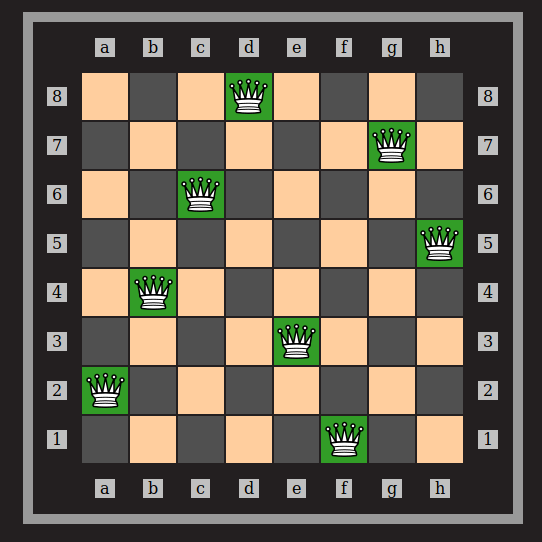
#> input picture EvaluacionContinua3/cod_mw.jpg, 542 x 542 px
$ python template_matching.py --template cod_mw.jpg --images .
#> lines starting #> are read from the running program, lines starting #| are printed output that depends on the picture; after the words box and inside, x2 and y2 are one past the last pixel; in counts of white or black regions, pixels touching at a corner belong together
import numpy as np
import argparse
import imutils
import glob
import cv2

ap = argparse.ArgumentParser()
ap.add_argument("-t", "--template", required=True, help="Path ")
ap.add_argument("-i", "--images", required=True,
	help="Path buscar imagen")
ap.add_argument("-v", "--visualizar",
	help="")
args = vars(ap.parse_args())

template = cv2.imread(args["template"])
#> template is the input picture: shape (542, 542, 3); mean B, G, R 83.4, 97.4, 105.1
template = cv2.cvtColor(template, cv2.COLOR_BGR2GRAY)
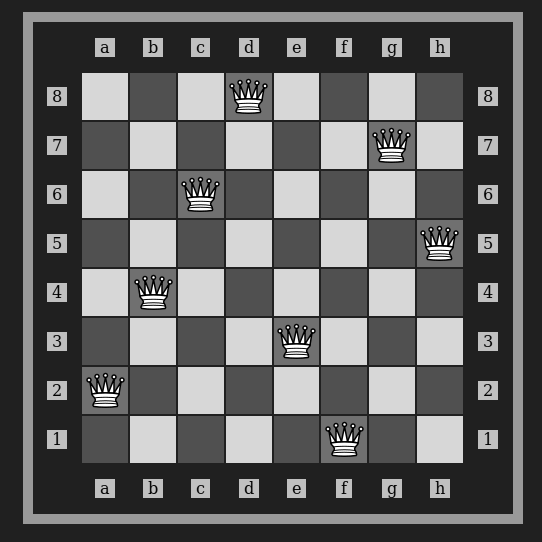
#> template: shape (542, 542); min 0, max 255, mean 97.9
template = cv2.Canny(template, 50, 200)
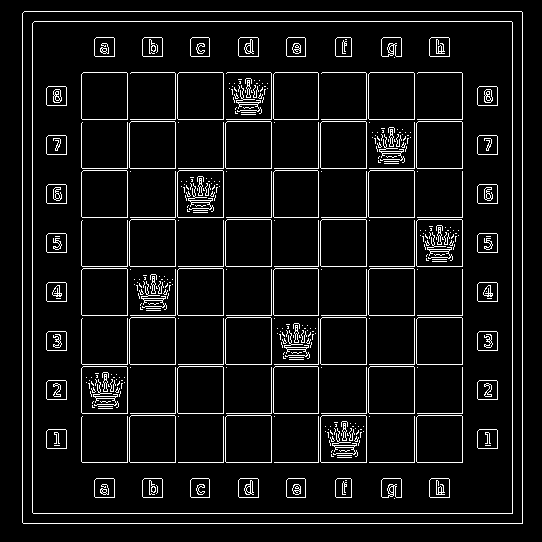
#> template: shape (542, 542); 6.8% white in thin lines or dots, all inside (x1, y1, x2, y2) = (22, 11, 523, 524)
(tH, tW) = template.shape[:2]
#> tH = 542; tW = 542
cv2.imshow("Template", template)

for imagePath in glob.glob(args["images"] + "/*.jpg"):

	image = cv2.imread(imagePath)
	gray = cv2.cvtColor(image, cv2.COLOR_BGR2GRAY)
	found = None

	for scale in np.linspace(0.2, 1.0, 20)[::-1]:

		resized = imutils.resize(gray, width = int(gray.shape[1] * scale))
		r = gray.shape[1] / float(resized.shape[1])
		if resized.shape[0] < tH or resized.shape[1] < tW:
			break
		edged = cv2.Canny(resized, 50, 200)
		result = cv2.matchTemplate(edged, template, cv2.TM_CCOEFF)
		(_, maxVal, _, maxLoc) = cv2.minMaxLoc(result)
		if args.get("visualizar", False):
			clone = np.dstack([edged, edged, edged])
			cv2.rectangle(clone, (maxLoc[0], maxLoc[1]),
				(maxLoc[0] + tW, maxLoc[1] + tH), (0, 0, 255), 2)
			cv2.imshow("Visualizar", clone)
			cv2.waitKey(0)
		if found is None or maxVal > found[0]:
			found = (maxVal, maxLoc, r)
#> this loop made 2 passes
#> found on pass 1: (1.22e+09, (0, 0), 1)
#> pass 2, `resized = imutils.resize(gray, width = int(gray.shape[1] * scale))`:
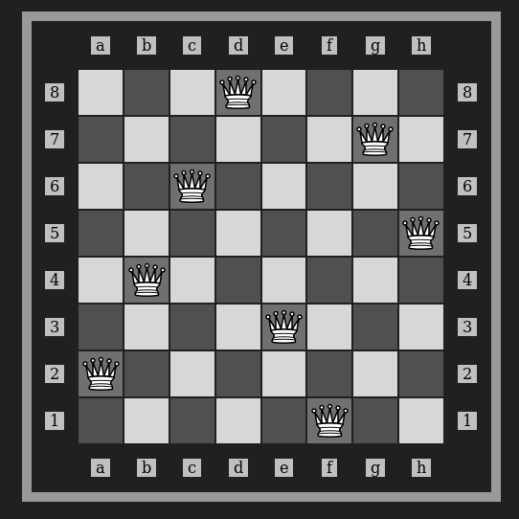
#> resized: shape (519, 519); min 0, max 255, mean 97.9
	(_, maxLoc, r) = found
#> r = 1
	(startX, startY) = (int(maxLoc[0] * r), int(maxLoc[1] * r))
#> startX = 0; startY = 0
	(endX, endY) = (int((maxLoc[0] + tW) * r), int((maxLoc[1] + tH) * r))
#> endX = 542; endY = 542
	cv2.rectangle(image, (startX, startY), (endX, endY), (0, 0, 255), 2)
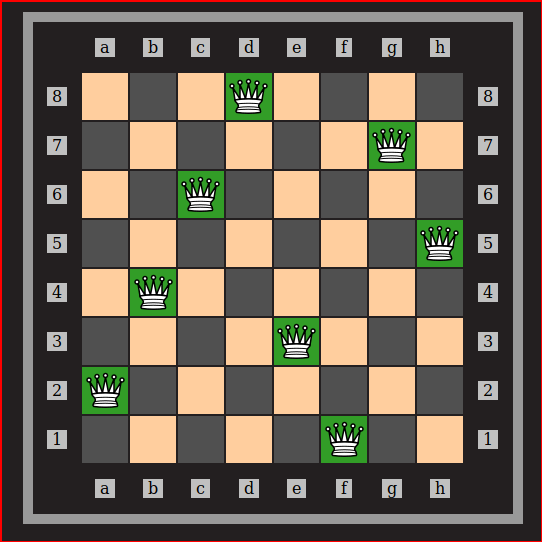
#> image: shape (542, 542, 3); 1.1% of pixels changed, all inside (x1, y1, x2, y2) = (0, 0, 542, 542)
	cv2.imshow("Image", image)
	cv2.waitKey(0)
